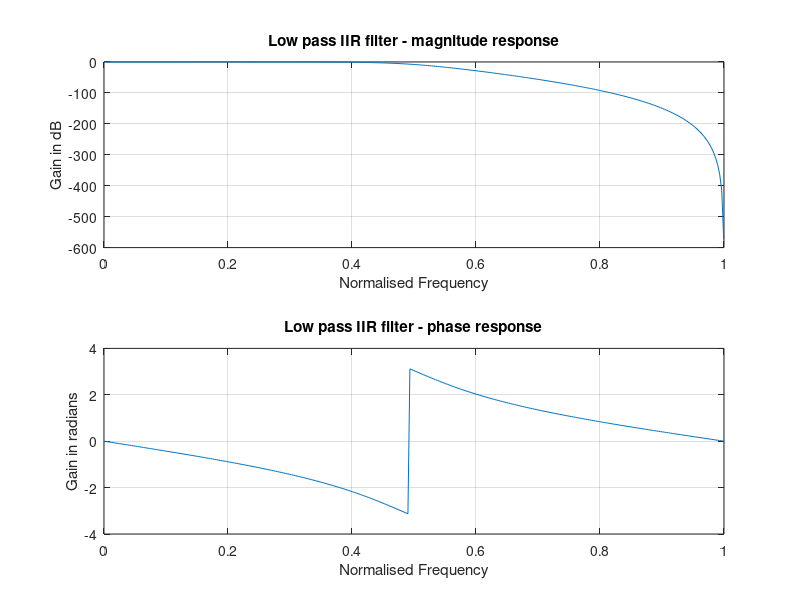

MATLAB code for this plot:
%Aim: To design an analog IIR butterworth low pass filter with parameters:
%alphap=0.4; alphas=30; fp=40; fs=800 and f=800
%Plot the magnitude and phase response

clc;
clear all;
close all;

alphap=0.4; 
alphas=30;
fp=400;
fs=800;
f=2000;
omegap=2*fp/f;  omegas=2*fs/f;  
[n wn]=buttord(omegap,omegas,alphap,alphas);  
[b a]=butter(n,wn);  w=0:0.01:pi;  
[h w]=freqz(b,a,w,'whole');
m=abs(h);
an=angle(h);

figure(1);
subplot(2,1,1);
plot(w/pi,20*log(m));
grid;  
title('Low pass IIR filter - magnitude response');
xlabel('Normalised Frequency');
ylabel('Gain in dB');
subplot(2,1,2);
plot(w/pi,an);
grid;
xlabel('Normalised Frequency');
ylabel('Gain in radians');  
title('Low pass IIR filter - phase response');
